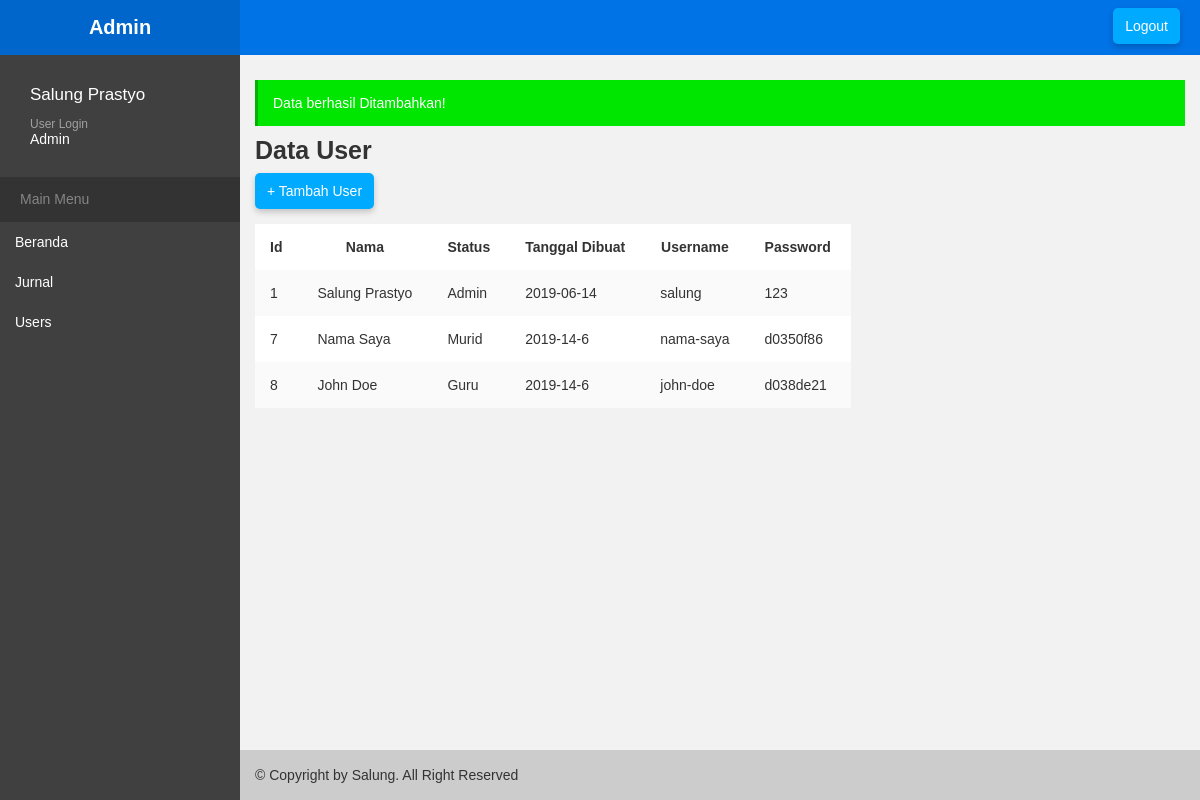
The app's page /home/users (signed in) with its own data.
### tables this page shows
CREATE TABLE `users` (
  `id` int(11) NOT NULL,
  `nama` varchar(128) NOT NULL,
  `status` varchar(128) NOT NULL,
  `date_created` text NOT NULL,
  `username` varchar(128) NOT NULL,
  `password` varchar(128) NOT NULL,
  `added_by` int(11) NOT NULL
);

### system/config/Controller.php (called while the page is built, shortened)
<?php
class Controller
{
	public function view($view, $data = array())
	{
		require_once 'aplication/views/'.$view.'.php';
	}
	public function model($model)
	{
		return new $model;
	}
}

### aplication/controllers/Home.php (called while the page is built, shortened)
<?php
class Home extends Controller
{
	public function users()
	{
		$data['users'] = $this->model('home_model')->get('users');
		$data['title'] = 'Jurnal | Halaman Users';
		$this->view('templates/sidebar', $data);
		$this->view('page/users', $data);
		$this->view('templates/admin_footer');
	}
	public function name()
	{
		if (isset($_SESSION['logged_in']))
		{
			return $_SESSION['logged_in'][1];
		}
	}
}

### system/config/App.php (called while the page is built, shortened)
<?php
class App
{
	protected $method = 'index';
	protected $params = array();
	public function __construct()
	{
		$url = $this->parseURL();
		if (file_exists('aplication/controllers/'.$url[0].'.php'))
		{
			unset($url[0]);
		}
		$this->controller = new $this->controller;
		if (isset($url[1]))
		{
			if (method_exists($this->controller, $url[1]))
			{
				$this->method = $url[1];
			}
		}
		call_user_func_array([$this->controller, $this->method], $this->params);
	}
	public function parseURL()
	{
		if (isset($_GET['url']))
		{
			$url = rtrim($_GET['url'], '/');
			$url = filter_var($url, FILTER_SANITIZE_URL);
			$url = explode('/', $url);
			return $url;
		}
	}
}

### index.php (called while the page is built, shortened)
<?php
$app = new App();

### system/config/config.php (called while the page is built, shortened)
<?php
function base_url($url)
{
	return BASEURL.$url;
}

### system/config/Database.php (called while the page is built, shortened)
<?php
class Database
{
	private $db_host = 'localhost';
	private $db_user = 'root';
	private $db_pass = '';
	private $db_name = 'jurnal';
	public $conn;
	public $stmt;
	public function __construct()
	{
		$dsn = 'mysql:host='.$this->db_host.';dbname='.$this->db_name;
		$this->conn = new PDO($dsn, $this->db_user, $this->db_pass);
	}
	public function query($query = null)
	{
		$this->stmt = $this->conn->prepare($query);
	}
	public function execute()
	{
		$this->stmt->execute();
	}
	public function result_array()
	{
		$this->execute();
		$this->stmt = $this->stmt->fetchAll(PDO::FETCH_ASSOC);
		return $this->stmt;
	}
}

### aplication/models/home_model.php (called while the page is built, shortened)
<?php
class home_model
{
	public $db;
	public function __construct()
	{
		$this->db = new Database();
	}
	public function get($table)
	{
		$this->db->query('SELECT * FROM '.$table);
		return $this->db->result_array();
	}
}

### aplication/views/page/users.php (the view, shortened to what this page needs)
<h1 class="text-subheading">Data User</h1>
<button class="btn btn-modal">+ Tambah User</button>
<div class="table-wrapper">
	<table cellspacing="0">
		<tr>
			<th>Id</th>
			<th>Nama</th>
			<th>Status</th>
			<th>Tanggal Dibuat</th>
			<th>Username</th>
			<th>Password</th>
		</tr>
		<?php foreach ($data['users'] as $user) : ?>
			<tr>
				<td><?= $user['id']; ?></td>
				<td><?= $user['nama']; ?></td>
				<td><?= ucfirst($user['status']); ?></td>
				<td><?= $user['date_created']; ?></td>
				<td><?= $user['username']; ?></td>
				<td><?= $user['password']; ?></td>
			</tr>
		<?php endforeach; ?>
	</table>
</div>

### aplication/views/templates/sidebar.php (shortened to what this page needs)
<!DOCTYPE html>
<html>
<head>
	<link rel="stylesheet" type="text/css" href="<?= base_url('assets/css/style.css'); ?>">
</head>
<body>
	<div class="wrapper">
		<div class="sidebar">
			<div class="top">
				<h1>Admin</h1>
			</div>
			<div class="body">
				<div class="body-top">
					<h1 style="margin-bottom: 10px;"><?= $this->name(); ?></h1><a>User Login</a>
					<p style="color: #fff;"><?= ucfirst($_SESSION['logged_in'][4]); ?></p>
				</div>
				<div class="title">
					<p>Main Menu</p>
				</div>
				<div class="main">
					<a href="<?= base_url('home/main'); ?>" class="a active">Beranda</a>
					<a href="<?= base_url('home/jurnal'); ?>" class="a">Jurnal</a>
					<a href="<?= base_url('home/users'); ?>" class="a">Users</a>
				</div>
			</div>
		</div>
		<div class="content">
			<header>
				<div class="right">
					<a href="<?= base_url('home/logout'); ?>" class="btn">Logout</a>
				</div>
			</header>
			<div class="content-wrapper">

### system/config/Flasher.php (shortened to what this page needs)
<?php
class Flasher
{
	public static function get_data()
	{
		if (isset($_SESSION['flasher']))
		{
			echo $_SESSION['flasher']['message'];
		}
	}
}

### aplication/views/templates/admin_footer.php (shortened to what this page needs)
		</div>
				<footer>
					<div class="container-fluid">
						<p>&copy; Copyright by Salung. All Right Reserved</p>
					</div>
				</footer>
	</div>
</body>
</html>

### assets/css/style.css (style rules this page uses)
* { font-family: 'Arial', sans-serrif; box-sizing: border-box; text-decoration: none; color: #333; font-size: 14px; }
body { margin: 0; padding: 0; }
h1, h2, h3, h4, h5, h6, p, label, strong { margin: 0; padding: 0; }
@media (min-width: 786px) { .container-fluid { padding: 0 15px; } }
.text-subheading { font-size: 25px; }
.wrapper::after { content: ''; display: block; clear: both; }
.sidebar { float: left; width: 20%; height: 100vh; position: fixed; left: 0; overflow-y: auto; background: #404040; }
.sidebar .top { width: 100%; height: 55px; background: #0066cc; text-align: center; color: #fff; }
.sidebar .top h1 { line-height: 55px; font-size: 20px; color: #fff; }
.sidebar .body-top { width: 100%; padding: 30px; background: #404040; color: #fff; }
.sidebar .body-top h1 { color: #fff; font-size: 17px; font-weight: normal; display: inline-block; margin-right: 10px; }
.sidebar .body-top a { font-size: 12px; color: rgba(255, 255, 255, .5); display: inline-block; }
.sidebar .title { width: 100%; height: 45px; background: #333; padding: 0 20px; }
.sidebar .title p { color: rgba(255, 255, 255, .4); font-weight: 100; line-height: 45px; }
.sidebar .main a { display: block; width: 100%; height: 40px; line-height: 40px; padding: 0 15px; color: #fff; }
.content { float: left; width: 80%; background: #f2f2f2; min-height: 100vh; position: relative; overflow-y: auto; left: 20%; }
.wrapper header { width: 100%; height: 55px; background: #0073e6; }
.content-wrapper { padding: 15px; margin-bottom: 60px; }
.content header .right { float: right; margin-right: 15px; }
.btn { padding: 10px 12px; border-radius: 5px; color: #fff; background: #00aaff; display: inline-block; margin-top: 8px; margin-right: 5px; border: none; outline: none; cursor: pointer; box-shadow: 0 3px 6px rgba(0,0,0,.2); }
.table-wrapper { margin: 15px 0; overflow-x: auto; }
table { background: #fff; }
th, td, tr { padding: 15px 20px 15px 15px; border: none; }
tr { border-collapse: collapse; border-bottom: 2px solid rgba(0,0,0,.4); }
tr:nth-child(even) { background: #fafafa; border-bottom: 1px solid rgba(0,0,0,.2); }
.alert-success { padding: 15px; width: 100%; border-left: 3px solid #00b300; overflow: hidden; background: #00e600; color: #fff; margin: 10px 0; }
footer { width: 100%; height: 50px; background: #cccccc; position: absolute; bottom: 0; }
footer .container-fluid p { line-height: 50px; }

### records on screen
users: id "1", nama "Salung Prastyo", status "Admin", date_created "2019-06-14", username "salung", password "123"
users: id "7", nama "Nama Saya", status "Murid", date_created "2019-14-6", username "nama-saya", password "d0350f86"
users: id "8", nama "John Doe", status "Guru", date_created "2019-14-6", username "john-doe", password "d038de21"

### other values on screen
$this->name() "Salung Prastyo"
$_SESSION['logged_in'][4] "Admin"
$_SESSION['flasher']['message'] "Data berhasil Ditambahkan!"
